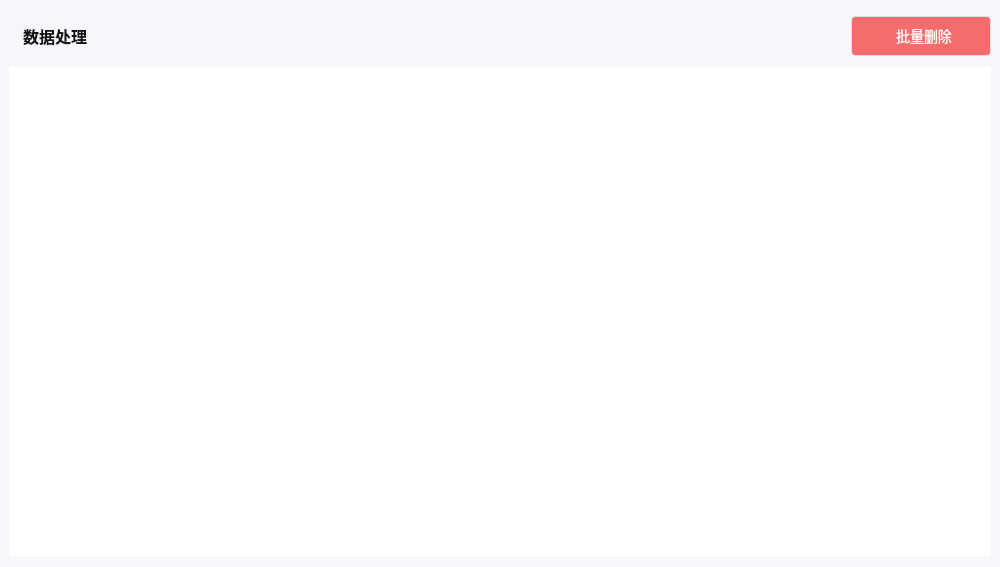
<?xml version="1.0" encoding="UTF-8"?>
<ui version="4.0">
 <class>FormDataAnnotation</class>
 <widget class="QWidget" name="FormDataAnnotation">
  <property name="geometry">
   <rect>
    <x>0</x>
    <y>0</y>
    <width>1000</width>
    <height>567</height>
   </rect>
  </property>
  <property name="sizePolicy">
   <sizepolicy hsizetype="Minimum" vsizetype="Preferred">
    <horstretch>0</horstretch>
    <verstretch>0</verstretch>
   </sizepolicy>
  </property>
  <property name="minimumSize">
   <size>
    <width>1000</width>
    <height>0</height>
   </size>
  </property>
  <property name="windowTitle">
   <string>Form</string>
  </property>
  <property name="styleSheet">
   <string notr="true">background: rgb(245,247,250);</string>
  </property>
  <layout class="QVBoxLayout" name="verticalLayout">
   <property name="leftMargin">
    <number>9</number>
   </property>
   <property name="rightMargin">
    <number>9</number>
   </property>
   <item>
    <layout class="QHBoxLayout" name="horizontalLayout">
     <item>
      <widget class="QLabel" name="label">
       <property name="sizePolicy">
        <sizepolicy hsizetype="Preferred" vsizetype="Fixed">
         <horstretch>0</horstretch>
         <verstretch>0</verstretch>
        </sizepolicy>
       </property>
       <property name="minimumSize">
        <size>
         <width>0</width>
         <height>50</height>
        </size>
       </property>
       <property name="maximumSize">
        <size>
         <width>16777215</width>
         <height>50</height>
        </size>
       </property>
       <property name="styleSheet">
        <string notr="true">opacity: 1;
font-size: 16px;
font-weight: bold;
line-height: 24px;
color: #131414;
background-image: url(:/res/image/right-arrow.png);
background-repeat: no-repeat;
background-position: left center;
text-align: left;
padding-left: 10px;</string>
       </property>
       <property name="text">
        <string>数据处理</string>
       </property>
      </widget>
     </item>
     <item>
      <spacer name="horizontalSpacer">
       <property name="orientation">
        <enum>Qt::Horizontal</enum>
       </property>
       <property name="sizeHint" stdset="0">
        <size>
         <width>40</width>
         <height>20</height>
        </size>
       </property>
      </spacer>
     </item>
     <item>
      <widget class="QPushButton" name="btnDelete">
       <property name="minimumSize">
        <size>
         <width>140</width>
         <height>40</height>
        </size>
       </property>
       <property name="maximumSize">
        <size>
         <width>16777215</width>
         <height>40</height>
        </size>
       </property>
       <property name="styleSheet">
        <string notr="true">.QPushButton{
    border-radius: 4px;
    opacity: 1;
    background: #F56C6C;
    border:1px solid #DCDFE6;
    font-size: 14px;
    font-weight: normal;
    line-height: 24px;
    color: #FFFFFF;
    padding-left:16px;
    padding-right:16px;
    background-image:url(:/res/image/delete.png);
    background-repeat:no-repeat;
    background-position:left center;
    background-origin: content;
    padding-right: 10px;
}

.QPushButton:hover{
	border:1px solid #131414;
}</string>
       </property>
       <property name="text">
        <string>批量删除</string>
       </property>
      </widget>
     </item>
    </layout>
   </item>
   <item>
    <widget class="QTableView" name="tableView">
     <property name="styleSheet">
      <string notr="true">QTableView {
    background-color: #fff;
    color: #2D3440;
    border: none;
    padding: 2px 4px;
    selection-color: #2D3440;                             /*选中区域的文字颜色*/
    selection-background-color: rgb(255,255,255);        /*选中区域的背景色*/
    font-size:16px;
}
QScrollBar:vertical{
    background: transparent;
    border-radius:5px;
    width: 10px;
}
QScrollBar::handle:vertical {
    background-color: #e0e0e0;
    min-height: 242px;
    border-radius:5px;
    width: 10px;
}

/* 向上区域样式 */
QScrollBar::sub-line:vertical {
    border: none;
}

/* 向下区域样式 */
QScrollBar::add-line:vertical {
    border: none;
}

QScrollBar:horizontal{
    background: transparent;
    border-radius:5px;
    height: 10px;
}
QScrollBar::handle:horizontal {
    background-color: #e0e0e0;
    min-width: 242px;
    border-radius:5px;
    height: 10px;
}

/* 向上区域样式 */
QScrollBar::sub-line:horizontal {
  border: none;
}

/* 向下区域样式 */
QScrollBar::add-line:horizontal {
  border: none;
}</string>
     </property>
    </widget>
   </item>
  </layout>
 </widget>
 <resources/>
 <connections/>
</ui>
